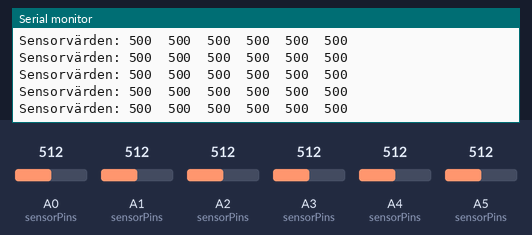
A sketch run on a simulated Arduino Uno, built with avr-gcc and run on an emulated ATmega328P. Shown: the last lines printed to the serial monitor. The inputs (shaded band) are chosen by the test bench; at power-on: A0 (sensorPins) = 512, A1 (sensorPins) = 512, A2 (sensorPins) = 512, A3 (sensorPins) = 512, A4 (sensorPins) = 512, A5 (sensorPins) = 512.

Above: at 19.2 s.
19.3 s: A0 (sensorPins) set to 110
At 19.37 s:
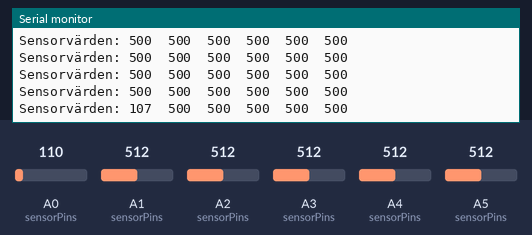
22.3 s: A0 (sensorPins) set to 97
At 22.3 s:
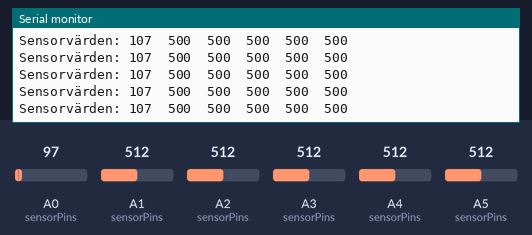
23.8 s: A1 (sensorPins) set to 107
At 23.87 s:
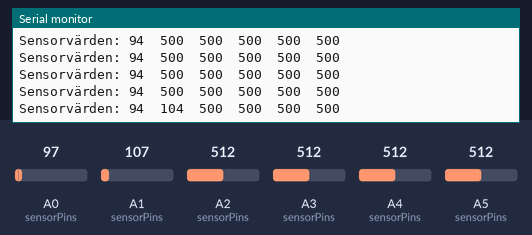
26.8 s: A1 (sensorPins) set to 94
At 26.9 s:
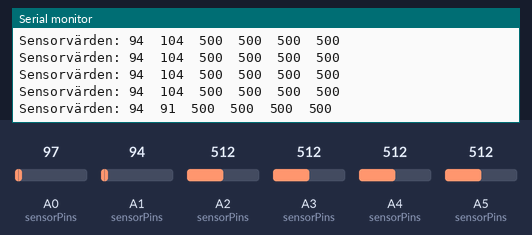
Timing chart, 0 to 29.8 s (numbered marks = the images above; inputs shaded):
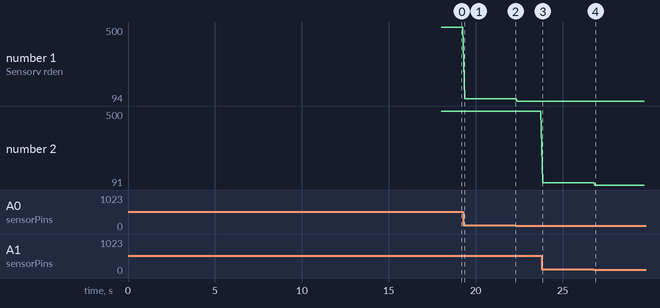

The sketch:

reflectance_test.ino
```cpp
#include <QTRSensors.h>

// Definiera vilka analoga pins som används
const uint8_t sensorPins[] = {A0, A1, A2, A3, A4, A5}; // 6 sensorer
const uint8_t numSensors = sizeof(sensorPins) / sizeof(sensorPins[0]); // Antal sensorer

// Skapa ett QTRSensors-objekt
QTRSensors qtr;

void setup() {
  // Ställ in 3.3V som referensspänning
  analogReference(EXTERNAL); // Använd extern referens (3.3V kopplad till AREF)

  // Konfigurera QTR-sensorn
  qtr.setTypeAnalog();
  qtr.setSensorPins(sensorPins, numSensors); // Tilldela sensorpins
  //qtr.setEmitterPin(QTR_NO_EMITTER_PIN);     // Ingen emitter används

  // Starta seriell kommunikation
  Serial.begin(9600);
  Serial.println("Startar kalibrering...");

  // Kalibrera sensorerna
  for (int i = 0; i < 400; i++) {
    qtr.calibrate();
    delay(20); // Vänta 20 ms mellan varje kalibreringsmätning
  }
  Serial.println("Kalibrering klar!");
}

void loop() {
  // Array för att hålla sensordata
  uint16_t sensorValues[numSensors];

  // Läs kalibrerade värden
  qtr.readCalibrated(sensorValues);

  // Skriv ut sensordata till Serial Monitor
  Serial.print("Sensorvärden: ");
  for (uint8_t i = 0; i < numSensors; i++) {
    Serial.print(sensorValues[i]);
    Serial.print("\t");
  }
  Serial.println(); // Gå till nästa rad i Serial Monitor

  delay(100); // Vänta lite mellan varje mätning
}
```

Measured:
- after the input at 19.3 s, the serial monitor: prints a new line after 0.07 s (image 1)
- after the input at 23.8 s, the serial monitor: prints a new line after 0.06 s (image 3)
- after the input at 26.8 s, the serial monitor: prints a new line after 0.09 s (image 4)
- plotted number 1: 500 → 107 after the input at 19.3 s, 107 → 94 after the input at 22.3 s
- plotted number 2: 500 → 104 after the input at 23.8 s, 104 → 91 after the input at 26.8 s
